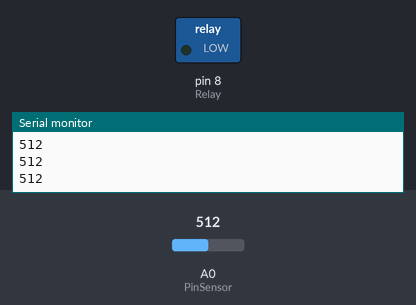
This sketch was run on a simulated Arduino Uno, built with avr-gcc and run on an emulated ATmega328P. Shown: switched loads named in the sketch (green lamp = pin HIGH), the last lines printed to the serial monitor. The test bench sets the inputs (shaded band); at power-on: A0 (PinSensor) = 512.

Above: at 1.2 s.
1.3 s: A0 (PinSensor) set to 661
2.8 s: A0 (PinSensor) set to 692
At 4.0 s:
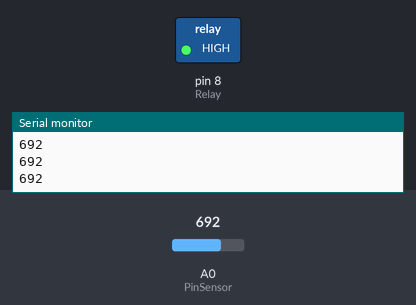
4.3 s: A0 (PinSensor) set to 670
At 5.3 s:
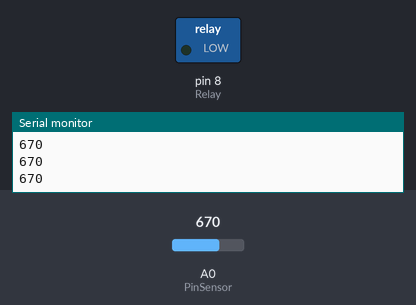
5.8 s: A0 (PinSensor) set to 690
At 6.6 s:
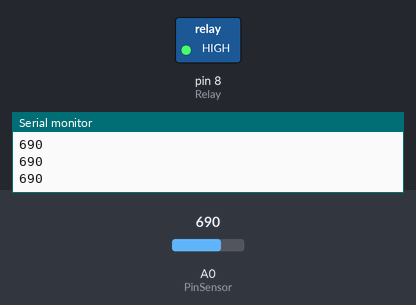
Timing chart, 0 to 8.3 s (numbered marks = the images above; inputs shaded):
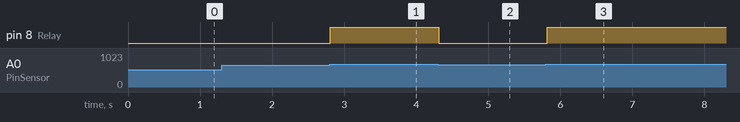

The sketch:

sketch_oct28b.ino
```cpp
#define PinSensor A0
#define Relay 8
bool valvula = false;

int LeituraSensor;


void setup() {

Serial.begin(9600);
pinMode(PinSensor, INPUT);
pinMode(Relay, OUTPUT);

digitalWrite(Relay, LOW);
valvula = false;

}

void loop() {

  LeituraSensor = analogRead(PinSensor);
  Serial.println(LeituraSensor);

 if(LeituraSensor >= 680)
 {
   valvula = true;
  }
 else
 {
  valvula = false;
  }

 digitalWrite(Relay, valvula ? HIGH : LOW);
 delay(100); //100 milisegundos, 0,1 de um segundo. .

}
```

Measured:
- the behaviour switches between 679 and 680 on A0 (PinSensor) (found by bisection; images 0 and 1)
- after the input at 2.8 s, pin 8 (Relay): LOW → HIGH at once
- after the input at 4.3 s, pin 8 (Relay): HIGH → LOW at once
- after the input at 5.8 s, pin 8 (Relay): LOW → HIGH at once
